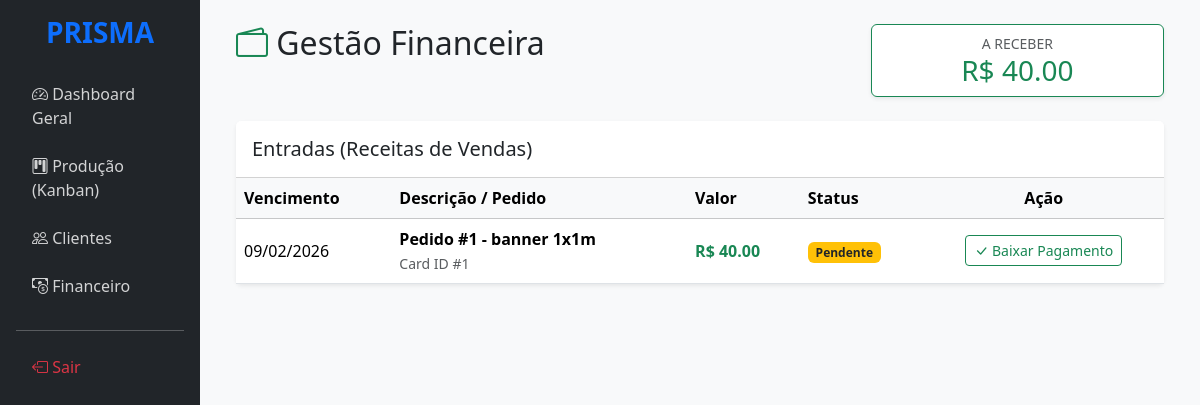
The page /financeiro (signed in) on the database as committed earlier.
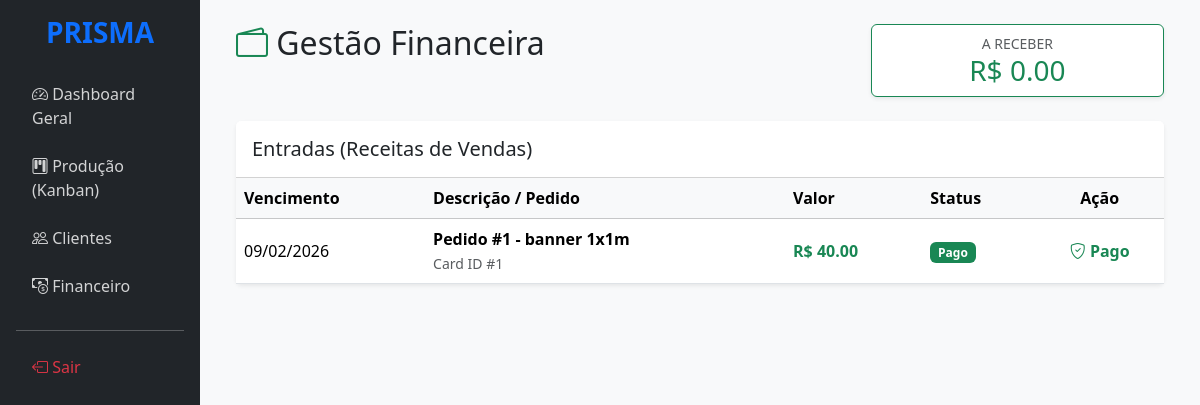
The same page on the database as committed later.
### app.py (models this page shows)
class Financeiro(db.Model):
    __tablename__ = 'financeiro'
    id = db.Column(db.Integer, primary_key=True)
    tipo = db.Column(db.String(10), nullable=False) # RECEITA / DESPESA
    descricao = db.Column(db.String(200))
    valor = db.Column(db.Float, nullable=False)
    status = db.Column(db.String(20), default='Pendente') # Pendente / Pago
    data_vencimento = db.Column(db.Date, nullable=False)
    card_id = db.Column(db.Integer, db.ForeignKey('cards.id'), nullable=True)

### app.py (the view)
@app.route('/financeiro')
@login_required
def financeiro():
    receitas = Financeiro.query.filter_by(tipo='RECEITA').all()
    despesas = Financeiro.query.filter_by(tipo='DESPESA').all()
    total_receber = sum(r.valor for r in receitas if r.status == 'Pendente')
    return render_template('financeiro.html', receitas=receitas, despesas=despesas, total_receber=total_receber, user=current_user)

### app.py (called while the page is built)
@login_manager.user_loader
def load_user(user_id): return Usuario.query.get(int(user_id))

### templates/financeiro.html
{% extends 'base.html' %}
{% block content %}
<div class="container-fluid">
    <div class="row mb-4">
        <div class="col-md-8">
            <h2><i class="bi bi-wallet2 text-success"></i> Gestão Financeira</h2>
        </div>
        <div class="col-md-4 text-end">
            <div class="card border-success shadow-sm">
                <div class="card-body py-2 text-center">
                    <small class="text-muted d-block text-uppercase">A Receber</small>
                    <h3 class="text-success mb-0">R$ {{ "%.2f"|format(total_receber) }}</h3>
                </div>
            </div>
        </div>
    </div>
    <div class="card shadow-sm border-0">
        <div class="card-header bg-white d-flex justify-content-between align-items-center py-3">
            <h5 class="mb-0">Entradas (Receitas de Vendas)</h5>
        </div>
        <div class="card-body p-0">
            <div class="table-responsive">
                <table class="table table-hover align-middle mb-0">
                    <thead class="table-light">
                        <tr>
                            <th>Vencimento</th>
                            <th>Descrição / Pedido</th>
                            <th>Valor</th>
                            <th>Status</th>
                            <th class="text-center">Ação</th>
                        </tr>
                    </thead>
                    <tbody>
                        {% for r in receitas %}
                        <tr>
                            <td>{{ r.data_vencimento.strftime('%d/%m/%Y') }}</td>
                            <td>
                                <strong>{{ r.descricao }}</strong><br>
                                <small class="text-muted">Card ID #{{ r.card_id }}</small>
                            </td>
                            <td class="fw-bold text-success">R$ {{ "%.2f"|format(r.valor) }}</td>
                            <td>
                                <span class="badge {{ 'bg-warning text-dark' if r.status == 'Pendente' else 'bg-success' }}">
                                    {{ r.status }}
                                </span>
                            </td>
                            <td class="text-center">
                                {% if r.status == 'Pendente' %}
                                <form action="{{ url_for('baixar_pagamento', id=r.id) }}" method="POST">
                                    <button type="submit" class="btn btn-sm btn-outline-success">
                                        <i class="bi bi-check-lg"></i> Baixar Pagamento
                                    </button>
                                </form>
                                {% else %}
                                <span class="text-success fw-bold">
                                    <i class="bi bi-shield-check"></i> Pago
                                </span>
                                {% endif %}
                            </td>
                        </tr>
                        {% else %}
                        <tr>
                            <td colspan="5" class="text-center py-4 text-muted">Nenhum lançamento financeiro.</td>
                        </tr>
                        {% endfor %}
                    </tbody>
                </table>
            </div>
        </div>
    </div>
</div>
{% endblock %}

### templates/base.html (shortened to what this page needs)
<!DOCTYPE html>
<html lang="pt-br">
<head>
    <link rel="stylesheet" href="{{ url_for('static', filename='css/bootstrap.min.css') }}">
<link rel="stylesheet" href="{{ url_for('static', filename='css/bootstrap-icons.css') }}">
</head>
<body>
    <div class="container-fluid">
        <div class="row">
            <nav class="col-md-2 d-none d-md-block sidebar p-3">
                <h3 class="text-center mb-4 text-primary fw-bold">PRISMA</h3>
                <ul class="nav flex-column">
                    <li class="nav-item mb-2">
        <a class="nav-link {{ 'active' if request.endpoint == 'dashboard' }}" href="{{ url_for('dashboard') }}">
            <i class="bi bi-speedometer2"></i> Dashboard Geral
        </a>
    </li>
                    <li class="nav-item mb-2">
                        <a class="nav-link" href="{{ url_for('index') }}"><i class="bi bi-kanban"></i> Produção (Kanban)</a>
                    </li>
                    <li class="nav-item mb-2">
                        <a class="nav-link" href="{{ url_for('listar_clientes') }}"><i class="bi bi-people"></i> Clientes</a>
                    </li>
                    <li class="nav-item mb-2">
                        <a class="nav-link" href="{{ url_for('financeiro') }}"><i class="bi bi-cash-coin"></i> Financeiro</a>
                    </li>
                    <hr>
                    <li class="nav-item">
                        <a class="nav-link text-danger" href="{{ url_for('logout') }}"><i class="bi bi-box-arrow-left"></i> Sair</a>
                    </li>
                </ul>
            </nav>
            <main class="col-md-10 p-4">
                {% block content %}{% endblock %}
            </main>
        </div>
    </div>
</body>
</html>

### templates/base.html (style rules this page uses)
body { background-color: #f8f9fa; }
.sidebar { min-height: 100vh; background: #212529; color: white; }
.nav-link { color: rgba(255,255,255,0.8); }

Rows that differ between the two databases and show on the page:
changed Financeiro "Pedido #1 - banner 1x1m": status "Pendente" → "Pago"; status "Baixar Pagamento" → "Pago"
Other text that changed with them:
{{ "%.2f"|format(total_receber) }}: "40.00" → "0.00"
